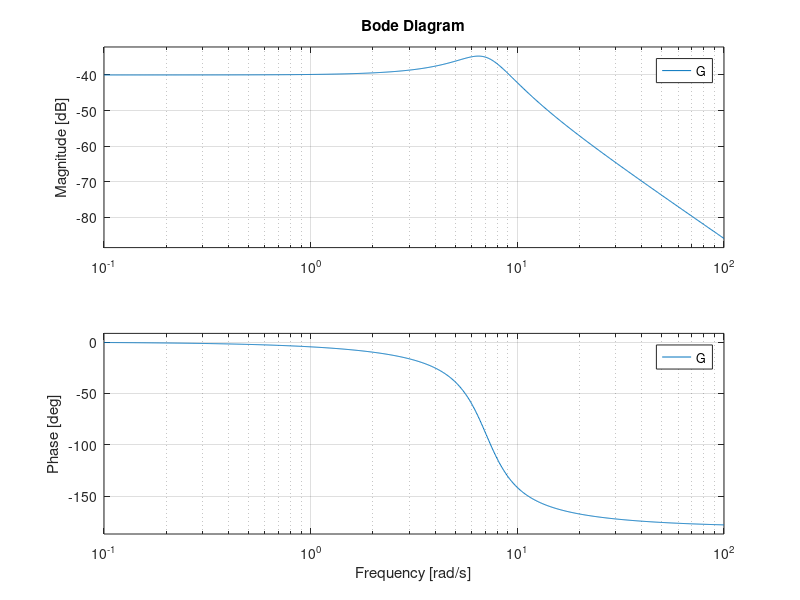
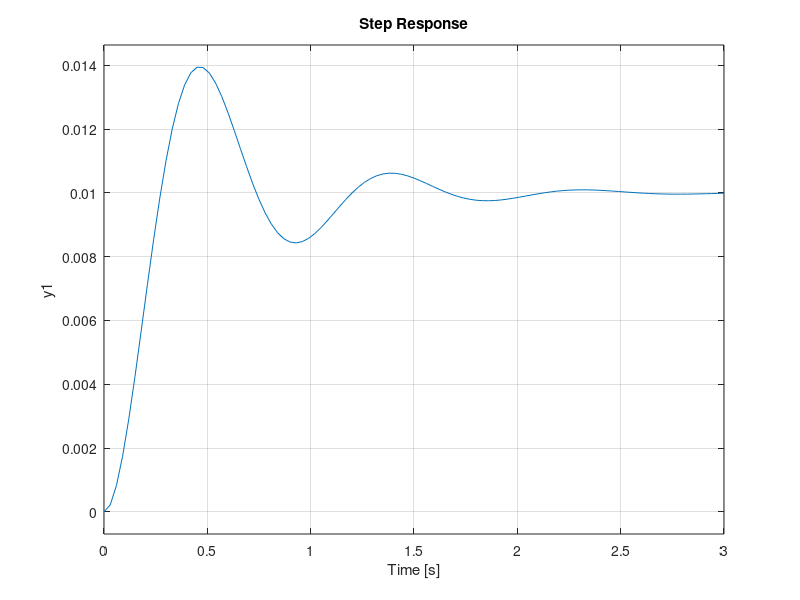

Recreate these plots in MATLAB, in order.

%Problem 5
m=2;
b=8;
k=100;
G=tf(1,[m b k])
figure(1)
bode(G)
figure(2)
step(G);
roots([m b k]);
%%
%%Calculations see slide 33
wn=sqrt(k/m);
qsi=b/m/(2*wn);

Tp=pi/(wn*sqrt(1-qsi^2));
Ts=4/(qsi*wn);
OS=exp(-(qsi*pi/sqrt(1-qsi^2)))*100;
%from table slide 34 find normalised rise time
NTr=(qsi-0.2)/0.1*(1.321-1.205)+1.205;
Tr=NTr/wn;
step(G)
